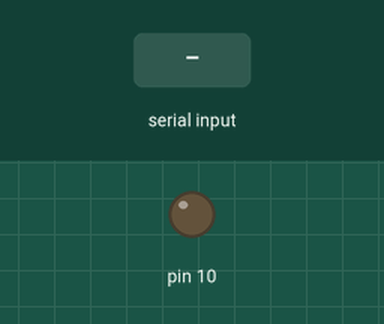
Recording of a sketch running on a simulated Arduino Mega 2560, built with avr-gcc and run on an emulated ATmega2560. On the bench: output pins drawn as LEDs (lit = HIGH). The inputs (shaded band) are chosen by the test bench.

Above: at 1.2 s.
1.3 s: "1" received over the second serial link
At 2.5 s:
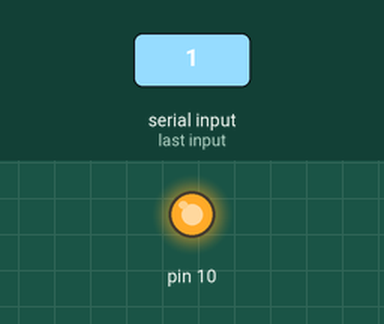
2.8 s: "0" received over the second serial link
At 3.8 s:
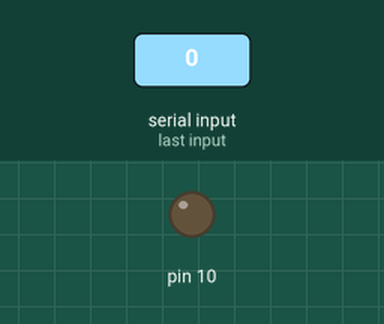
Timing chart, 0 to 5.8 s (numbered marks = the images above; inputs shaded):
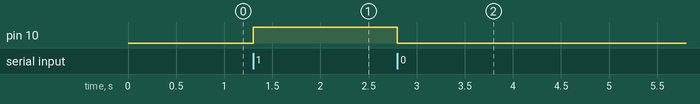

The sketch:

serial2_slave.ino
```cpp
char value;

void setup() {
  // put your setup code here, to run once:
  Serial.begin(38400);
  Serial2.begin(38400);
  pinMode(10, OUTPUT);
}

void loop() {
  // put your main code here, to run repeatedly:
  if(Serial2.available() > 0)
  {
    value = Serial2.read();
    if (value == '1'){
      digitalWrite(10, HIGH);
    }else{
      digitalWrite(10,LOW);
    }
  }
}
```

Measured:
- after the input at 1.3 s, pin 10: LOW → HIGH at once
- after the input at 2.8 s, pin 10: HIGH → LOW at once
